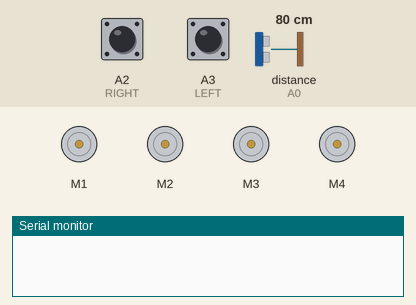
Recording of a sketch running on a simulated Arduino Uno, built with avr-gcc and run on an emulated ATmega328P. Shown: 4 × DC motor (green arrow = forward, orange = backward, longer = faster), the last lines printed to the serial monitor. The inputs (shaded band) are chosen by the test bench; at power-on: distance to the obstacle (sensor on A0) 80 cm, A2 (RIGHT) LOW, A3 (LEFT) LOW. The echo pulse lasts 58.3 µs per cm.

Above: at 1.2 s.
1.3 s: distance to the obstacle (sensor on A0) set to 11 cm
2.8 s: distance to the obstacle (sensor on A0) set to 8 cm
4.3 s: A2 (RIGHT) pulled HIGH for 0.15 s
At 4.38 s:
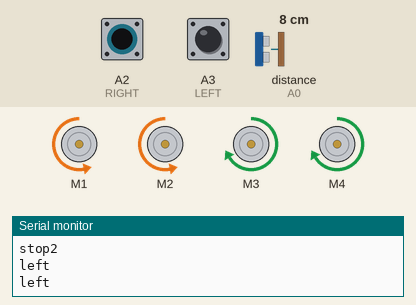
5.9 s: A3 (LEFT) pulled HIGH for 0.15 s
At 7.0 s:
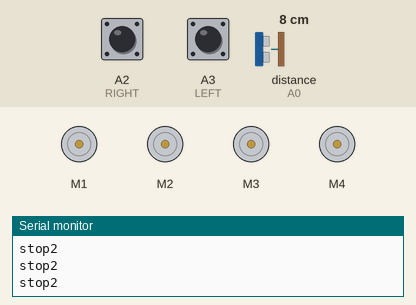
7.5 s: A3 (LEFT) pulled HIGH for 3.2 s
At 7.9 s:
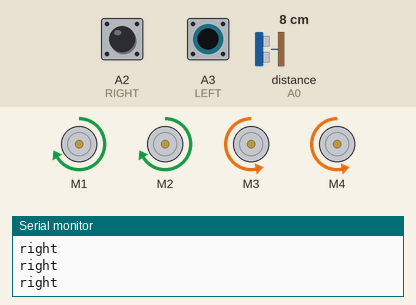
12.2 s: A2 (RIGHT) pulled HIGH for 3.2 s
At 13.2 s:
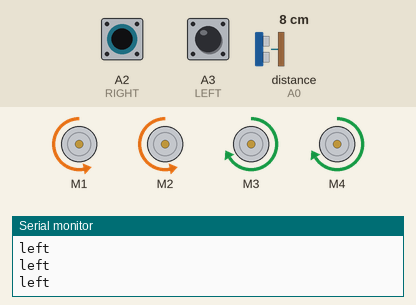
Timing chart, 0 to 16.9 s (numbered marks = the images above; inputs shaded):
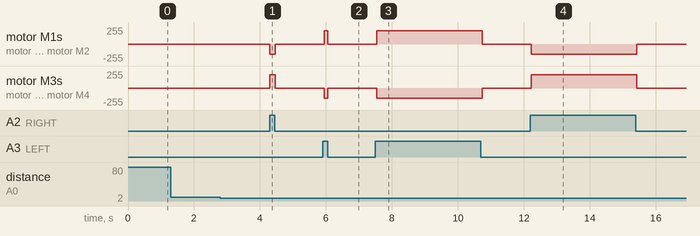

Measured:
- after the input at 1.3 s, every drawn part: stays the same
- after the input at 4.3 s, motor M1, motor M2: stopped → backward 150/255 at once, → stopped 0.15 s later; motor M3, motor M4: stopped → forward 200/255 at once, → stopped 0.15 s later
- after the input at 5.9 s, motor M1, motor M2: stopped → forward 200/255 after 0.05 s, → stopped 0.10 s later; motor M3, motor M4: stopped → backward 150/255 after 0.05 s, → stopped 0.10 s later
- after the input at 7.5 s, motor M1, motor M2: stopped → forward 200/255 after 0.05 s, → stopped 3.2 s later; motor M3, motor M4: stopped → backward 150/255 after 0.05 s, → stopped 3.2 s later
- after the input at 12.2 s, motor M1, motor M2: stopped → backward 150/255 at once, → stopped 3.2 s later; motor M3, motor M4: stopped → forward 200/255 at once, → stopped 3.2 s later

The sketch:

Human-Following_Robot_code.ino
```cpp
#include<NewPing.h>
#include<AFMotor.h>
#define RIGHT A2
#define LEFT A3
#define TRIGGER_PIN A1
#define ECHO_PIN A0
#define MAX_DISTANCE 100

NewPing sonar(TRIGGER_PIN, ECHO_PIN, MAX_DISTANCE);

AF_DCMotor Motor1(1,MOTOR12_1KHZ);
AF_DCMotor Motor2(2,MOTOR12_1KHZ);
AF_DCMotor Motor3(3,MOTOR34_1KHZ);
AF_DCMotor Motor4(4,MOTOR34_1KHZ);

void setup() {
  // put your setup code here, to run once:
  Serial.begin(9600);

pinMode(RIGHT, INPUT);
pinMode(LEFT, INPUT);

}

void loop() {
  // put your main code here, to run repeatedly:
int Right_Value=0;
int Left_Value=0;
int distance=0;
  delay(50);
  distance = sonar.ping_cm();

 Right_Value = digitalRead(RIGHT);
 Left_Value = digitalRead(LEFT);

if((Right_Value==1) && (distance>=10 && distance<=30)&&(Left_Value==1)){
  Motor1.setSpeed(200);
  Motor1.run(FORWARD);
  Motor2.setSpeed(200);
  Motor2.run(FORWARD);
  Motor3.setSpeed(200);
  Motor3.run(FORWARD);
  Motor4.setSpeed(200);
  Motor4.run(FORWARD);
  Serial.println("up");
}else if((Right_Value==0) && (Left_Value==1)) {
  Motor1.setSpeed(200);
  Motor1.run(FORWARD);
  Motor2.setSpeed(200);
  Motor2.run(FORWARD);
  Motor3.setSpeed(150);
  Motor3.run(BACKWARD);
  Motor4.setSpeed(150);
  Motor4.run(BACKWARD);
  Serial.println("right");
}else if((Right_Value==1)&&(Left_Value==0)) {
  Motor1.setSpeed(150);
  Motor1.run(BACKWARD);
  Motor2.setSpeed(150);
  Motor2.run(BACKWARD);
  Motor3.setSpeed(200);
  Motor3.run(FORWARD);
  Motor4.setSpeed(200);
  Motor4.run(FORWARD);
  Serial.println("left");
}else if((Right_Value==1)&&(Left_Value==1)) {
  Motor1.setSpeed(0);
  Motor1.run(RELEASE);
  Motor2.setSpeed(0);
  Motor2.run(RELEASE);
  Motor3.setSpeed(0);
  Motor3.run(RELEASE);
  Motor4.setSpeed(0);
  Motor4.run(RELEASE);
  Serial.println("stop");
}else if(distance > 1 && distance < 10) {
  Motor1.setSpeed(0);
  Motor1.run(RELEASE);
  Motor2.setSpeed(0);
  Motor2.run(RELEASE);
  Motor3.setSpeed(0);
  Motor3.run(RELEASE);
  Motor4.setSpeed(0);
  Motor4.run(RELEASE);
  Serial.println("stop2");

  }
 }
```
